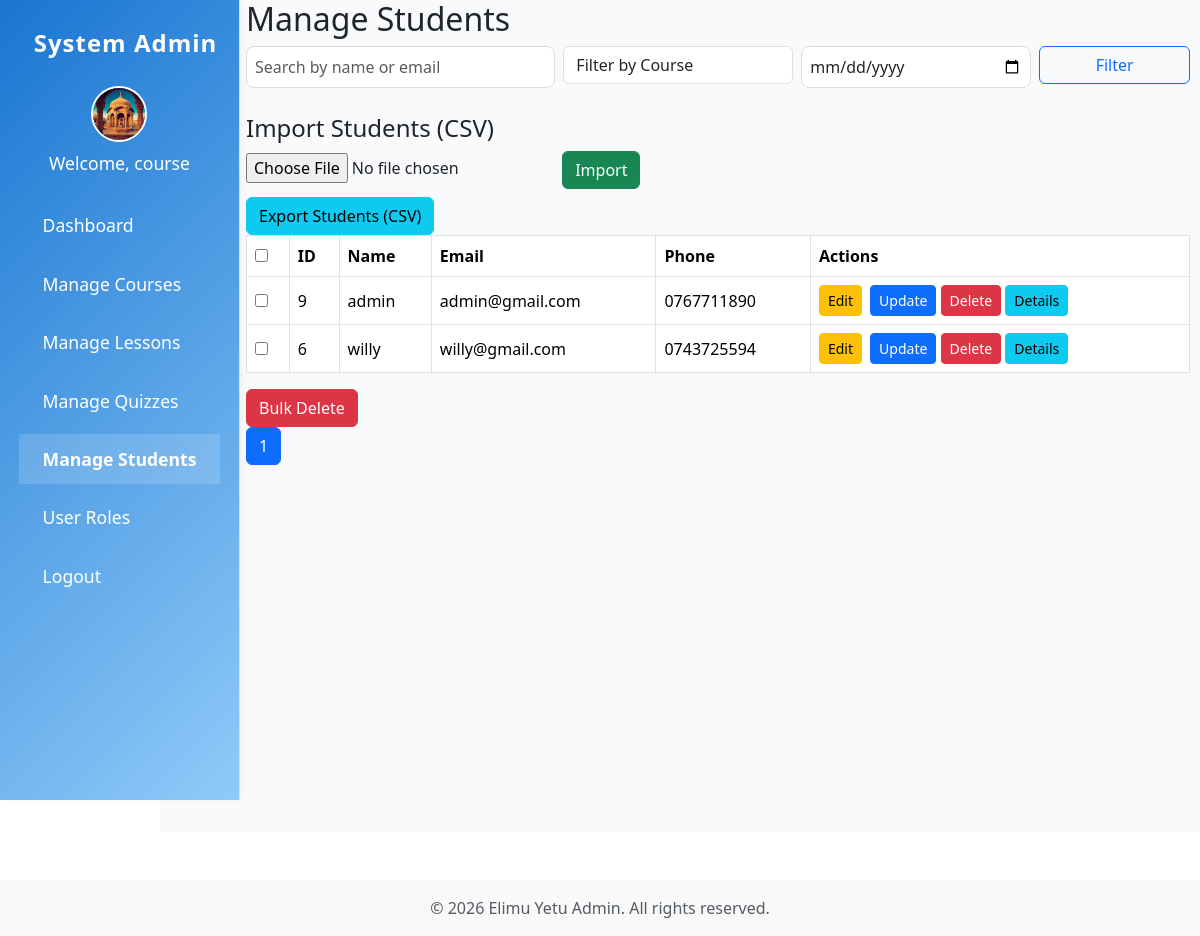
The app's page /admin/students.php (signed in) with its own data.
### tables this page shows
CREATE TABLE `students` (
  `id` int(11) NOT NULL,
  `name` varchar(100) NOT NULL,
  `email` varchar(100) NOT NULL,
  `phone` varchar(20) DEFAULT NULL,
  `profile_pic` varchar(255) DEFAULT NULL,
  `password` varchar(255) DEFAULT NULL
);

### admin/students.php (the view, shortened to what this page needs)
<?php
require_once '../includes/config.php';
$search = isset($_GET['search']) ? trim($_GET['search']) : '';
$where = '';
$params = [];
$filter_date = isset($_GET['filter_date']) ? $_GET['filter_date'] : '';
$page = isset($_GET['page']) ? max(1, intval($_GET['page'])) : 1;
$limit = 10;
$offset = ($page - 1) * $limit;
$count_stmt = $pdo->prepare("SELECT COUNT(*) FROM students $where");
$count_stmt->execute($params);
$total_students = $count_stmt->fetchColumn();
$total_pages = ceil($total_students / $limit);
$stmt = $pdo->prepare("SELECT * FROM students $where ORDER BY id DESC LIMIT $limit OFFSET $offset");
$stmt->execute($params);
$students = $stmt->fetchAll(PDO::FETCH_ASSOC);
include 'header.php';
?><!DOCTYPE html>
<html>
<head>
    <link rel="stylesheet" href="../assets/css/style.css">
    <link rel="stylesheet" href="../assets/css/bootstrap-5.3.7-dist/css/bootstrap.min.css">
</head>
<body>
<div class="admin-content container mt-2">
            <h2>Manage Students</h2>
            <form class="mb-3" method="get" action="">
                <div class="row g-2">
                    <div class="col-md-4">
                        <input type="text" name="search" class="form-control" placeholder="Search by name or email" value="<?php echo htmlspecialchars($search); ?>">
                    </div>
                    <div class="col-md-3">
                        <select name="filter_course" class="form-control">
                            <option value="">Filter by Course</option>
                        </select>
                    </div>
                    <div class="col-md-3">
                        <input type="date" name="filter_date" class="form-control" value="<?php echo htmlspecialchars($filter_date); ?>">
                    </div>
                    <div class="col-md-2">
                        <button class="btn btn-outline-primary w-100" type="submit">Filter</button>
                    </div>
                </div>
            </form>
            <div class="row">
                <div class="col-md-6">
                    <h4>Import Students (CSV)</h4>
                    <form method="post" enctype="multipart/form-data" action="">
                        <input type="file" name="csv_file" accept=".csv" required>
                        <button type="submit" name="import_csv" class="btn btn-success">Import</button>
                    </form>
                    <a href="students.php?export=1" class="btn btn-info mt-2">Export Students (CSV)</a>
                </div>
                <div class="col-md-6">
                </div>
            </div>
            <form method="post" action="">
                <table class="table table-bordered">
                    <thead>
                        <tr>
                            <th><input type="checkbox" id="select_all" onclick="for(let cb of document.querySelectorAll('.select_student'))cb.checked=this.checked;"></th>
                            <th>ID</th>
                            <th>Name</th>
                            <th>Email</th>
                            <th>Phone</th>
                            <th>Actions</th>
                        </tr>
                    </thead>
                    <tbody>
                        <?php foreach ($students as $student): ?>
                            <tr>
                                <td><input type="checkbox" name="student_ids[]" value="<?php echo $student['id']; ?>" class="select_student"></td>
                                <td><?php echo $student['id']; ?></td>
                                <td><?php echo htmlspecialchars($student['name']); ?></td>
                                <td><?php echo htmlspecialchars($student['email']); ?></td>
                                <td><?php echo htmlspecialchars($student['phone']); ?></td>
                                <td>
                                    <a href="students.php?edit=<?php echo $student['id']; ?>" class="btn btn-sm btn-warning">Edit</a>
                                    <a href="students.php?update=<?php echo $student['id']; ?>" class="btn btn-sm btn-primary ms-1">Update</a>
                                    <a href="students.php?delete=<?php echo $student['id']; ?>" class="btn btn-sm btn-danger" onclick="return confirm('Delete this student?');">Delete</a>
                                    <a href="student_scores.php?student_id=<?php echo $student['id']; ?>" class="btn btn-sm btn-info">Details</a>
                                </td>
                            </tr>
                        <?php endforeach; ?>
                    </tbody>
                </table>
                <button type="submit" name="bulk_delete" class="btn btn-danger" onclick="return confirm('Delete selected students?');">Bulk Delete</button>
            </form>
            <nav>
                <ul class="pagination">
                    <?php for ($i = 1; $i <= $total_pages; $i++): ?>
                        <li class="page-item <?php if ($i == $page) echo 'active'; ?>">
                            <a class="page-link" href="?<?php echo http_build_query(array_merge($_GET, ['page' => $i])); ?>"><?php echo $i; ?></a>
                        </li>
                    <?php endfor; ?>
                </ul>
            </nav>
        </div>
    </div>
</body>
</html>
<?php include 'footer.php'; ?>

### assets/css/style.css (style rules this page uses)
* { box-sizing: border-box; }
html, body { height: 100%; margin: 0; padding: 0; font-family: 'Segoe UI', Arial, sans-serif; background: #f8fafc; color: #222; box-sizing: border-box; }
.admin-content { margin-left: 180px; padding: 32px 24px; width: 100%; min-height: 100vh; background: #f8fafc; overflow-x: hidden; }
.admin-content.container.mt-2 { margin-left: 50px !important; margin-top: 0 !important; padding-top: 0 !important; padding-left: 24px !important; padding-right: 10px !important; width: auto; min-height: 100vh; background: #f8fafc; overflow-x: hidden; box-sizing: border-box; }
.btn-primary, .btn-success, .btn-info, .btn-warning, .btn-danger { border-radius: 20px; padding: 8px 24px; }
.table th, .table td { vertical-align: middle !important; }
input[type="text"], input[type="email"], input[type="password"], input[type="date"], textarea { border-radius: 8px; border: 1px solid #ddd; padding: 8px; width: 100%; margin-bottom: 10px; }
.pagination .page-link { border-radius: 8px; }
.admin-content { margin-left: 160px !important; padding-top: 0 !important; padding-left: 12px !important; padding-right: 0 !important; background: #f8fafc; min-height: 100vh; width: auto; overflow-x: hidden; }
.container.mt-2 { margin-top: 0 !important; }

### admin/header.php (style rules this page uses)
.admin-content { margin-left: 240px; padding: 18px 16px; background: #f8fafc; min-height: 100vh; }

### records on screen
students: id "9", name "admin", email "admin@gmail.com", phone "0767711890"
students: id "6", name "willy", email "willy@gmail.com", phone "0743725594"

### other values on screen
$adminName "course"
